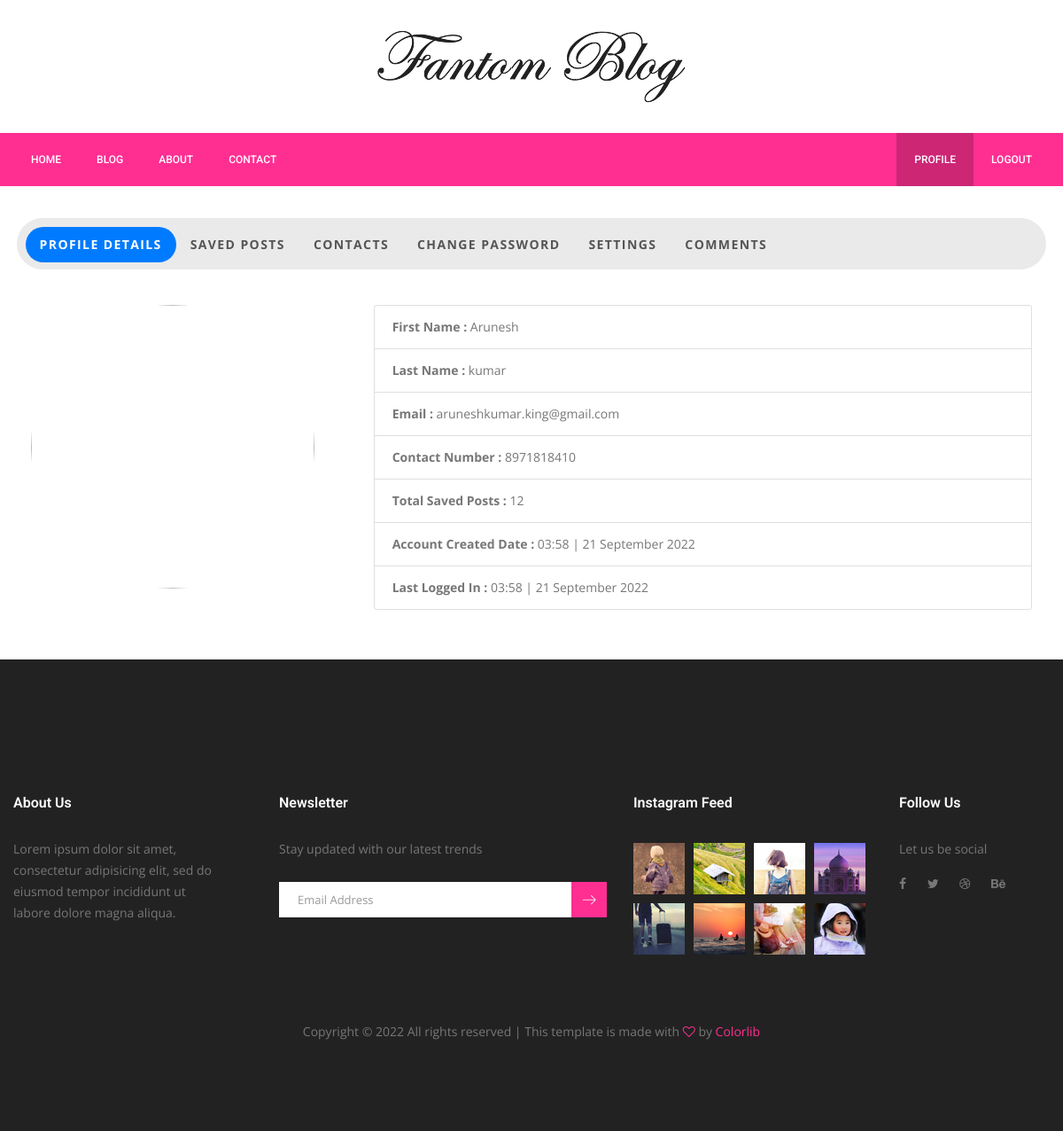
The page /profile (signed in) on the database as committed earlier.
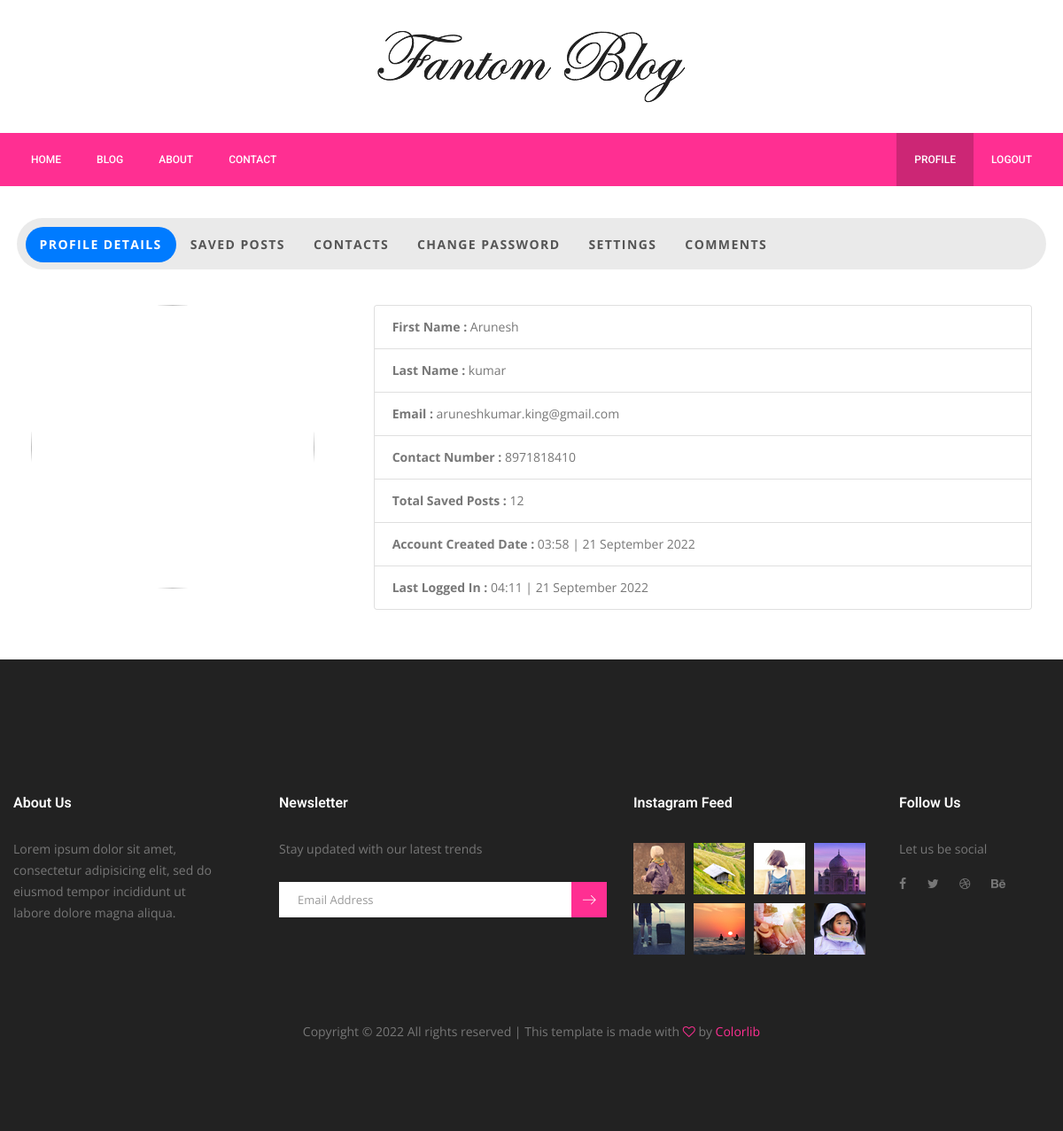
The same page on the database as committed later.
### server.py (models this page shows)
class User(UserMixin, db.Model):
    __tablename__ = 'users'
    id = db.Column(db.Integer, primary_key=True)
    firstName = db.Column(db.String(250), nullable=False)
    lastName = db.Column(db.String(250), nullable=False)
    email = db.Column(db.String(250), unique=True, nullable=False)
    phone = db.Column(db.String(15), unique=True, nullable=False)
    password = db.Column(db.String(250), nullable=False)
    admin = db.Column(db.Boolean, default=False, nullable=False)
    secret_key = db.Column(db.String(250), default=uuid.uuid4().hex, nullable=False)
    profile_image = db.Column(db.String(500), nullable=False)
    created_date = db.Column(db.String(250), nullable=False)
    last_login = db.Column(db.String(250), nullable=False)
    active = db.Column(db.Boolean, default=True, nullable=False)
    contacts_info = db.relationship("Contact", back_populates="user")

### server.py (the view)
@app.route("/profile")
@login_required
def profile():
    contacts = Contact.query.all()
    contact_list = []
    for contact in contacts:
        if contact.user_id == current_user.id:
            contact_list.append(contact)
    items=['baseball','basketball','football']
    for index, item in enumerate(items):
        print(index, item)
    return render_template("blog/profile.html", path=request.path, logged_in=current_user.is_authenticated, user=current_user, contact_list=contact_list)

### templates/blog/profile.html (shortened to what this page needs)
{% extends "blog/layouts/base.html" %} {% block content %}
<section class="contact_area" style="padding: 2rem 0">
  <div class="container">
    <div class="row">
      <div class="col-lg-12">
        <div class="p-1 bg-white rounded shadow mb-1">
          <ul
            id="myTab"
            role="tablist"
            class="nav nav-tabs nav-pills flex-column flex-sm-row text-center tab-style border-0 rounded-nav"
          >
            <li class="nav-item flex-sm-fill">
              <a
                id="home-tab"
                data-toggle="tab"
                href="#profile"
                role="tab"
                aria-controls="home"
                aria-selected="true"
                class="nav-link border-0 text-uppercase font-weight-bold active"
                >Profile Details</a
              >
            </li>
            <li class="nav-item flex-sm-fill">
              <a
                id="profile-tab"
                data-toggle="tab"
                href="#saved"
                role="tab"
                aria-controls="profile"
                aria-selected="false"
                class="nav-link border-0 text-uppercase font-weight-bold"
                >Saved Posts</a
              >
            </li>
            <li class="nav-item flex-sm-fill">
              <a
                id="profile-tab"
                data-toggle="tab"
                href="#contact"
                role="tab"
                aria-controls="profile"
                aria-selected="false"
                class="nav-link border-0 text-uppercase font-weight-bold"
                >Contacts</a
              >
            </li>
            <li class="nav-item flex-sm-fill">
              <a
                id="contact-tab"
                data-toggle="tab"
                href="#password"
                role="tab"
                aria-controls="contact"
                aria-selected="false"
                class="nav-link border-0 text-uppercase font-weight-bold"
                >Change Password</a
              >
            </li>
            <li class="nav-item flex-sm-fill">
              <a
                id="contact-tab"
                data-toggle="tab"
                href="#settings"
                role="tab"
                aria-controls="contact"
                aria-selected="false"
                class="nav-link border-0 text-uppercase font-weight-bold"
                >Settings</a
              >
            </li>
            <li class="nav-item flex-sm-fill">
              <a
                id="contact-tab"
                data-toggle="tab"
                href="#logout"
                role="tab"
                aria-controls="contact"
                aria-selected="false"
                class="nav-link border-0 text-uppercase font-weight-bold"
                >Comments</a
              >
            </li>
          </ul>
          <div id="myTabContent" class="tab-content mt-4">
            <div
              id="profile"
              role="tabpanel"
              aria-labelledby="home-tab"
              class="tab-pane fade p-3 show active"
            >
              <div class="row">
                <div class="col-lg-4 pro-img-container">
                  <img
                    class="profile-img"
                    src="{{ user.profile_image }}"
                    alt=""
                  />
                </div>
                <div class="col-lg-8 profile-body">
                  <div class="card">
                    <ul class="list-group list-group-flush">
                      <li class="list-group-item">
                        <strong>First Name :</strong> {{ user.firstName }}
                      </li>
                      <li class="list-group-item">
                        <strong>Last Name :</strong> {{ user.lastName }}
                      </li>
                      <li class="list-group-item">
                        <strong>Email :</strong> {{ user.email }}
                      </li>
                      <li class="list-group-item">
                        <strong>Contact Number :</strong> {{ user.phone }}
                      </li>
                      <li class="list-group-item">
                        <strong>Total Saved Posts :</strong> 12
                      </li>
                      <li class="list-group-item">
                        <strong>Account Created Date :</strong> {{
                        user.created_date }}
                      </li>
                      <li class="list-group-item">
                        <strong>Last Logged In :</strong> {{ user.last_login }}
                      </li>
                    </ul>
                  </div>
                </div>
              </div>
            </div>
          </div>
        </div>
      </div>
    </div>
  </div>
</section>
{% endblock %}

### templates/blog/layouts/base.html (shortened to what this page needs)
<!DOCTYPE html>
<html lang="en">
  <head>
    <link
      rel="stylesheet"
      href="{{ url_for('static', filename='css/bootstrap.css') }}"
    />
    <link
      rel="stylesheet"
      href="{{ url_for('static', filename='vendors/linericon/style.css') }}"
    />
    <link
      rel="stylesheet"
      href="{{ url_for('static', filename='css/font-awesome.min.css') }}"
    />
    <link
      rel="stylesheet"
      href="{{ url_for('static', filename='vendors/owl-carousel/owl.carousel.min.css') }}"
    />
    <link
      rel="stylesheet"
      href="{{ url_for('static', filename='vendors/lightbox/simpleLightbox.css') }}"
    />
    <link
      rel="stylesheet"
      href="{{ url_for('static', filename='vendors/nice-select/css/nice-select.css') }}"
    />
    <link
      rel="stylesheet"
      href="{{ url_for('static', filename='vendors/animate-css/animate.css') }}"
    />
    <link
      rel="stylesheet"
      href="{{ url_for('static', filename='vendors/jquery-ui/jquery-ui.css') }}"
    />
    <link
      rel="stylesheet"
      href="{{ url_for('static', filename='css/style.css') }}"
    />
    <link
      rel="stylesheet"
      href="{{ url_for('static', filename='css/responsive.css') }}"
    />
    <link
      rel="stylesheet"
      href="{{ url_for('static', filename='css/arunesh.css') }}"
    />
  </head>
  <body>
    {% include 'blog/include/header.html' %}
    {% block content %} {% endblock %}
    {% include 'blog/include/footer.html' %}
  </body>
</html>

### templates/blog/include/header.html (shortened to what this page needs)
<header class="header_area">
      <div class="logo_part">
        <div class="container">
          <a class="logo" href="#"><img src="{{ url_for('static', filename='img/logo.png') }}" alt="" /></a>
        </div>
      </div>
      <div class="main_menu">
        <nav class="navbar navbar-expand-lg navbar-light">
          <div class="container">
            <div
              class="collapse navbar-collapse offset"
              id="navbarSupportedContent"
            >
              <ul class="nav navbar-nav menu_nav">
                <li
                {% if '/' == path %}
                    class="nav-item active"
                {% else %}
                    class="nav-item"
                {% endif %}
                 >
                  <a class="nav-link" href="{{ url_for('home') }}">Home</a>
                </li>
                <li
                  {% if '/blog' == path %}
                    class="nav-item active"
                  {% else %}
                    class="nav-item"
                  {% endif %}
                >
                  <a class="nav-link" href="{{ url_for('blog') }}">Blog</a>
                </li>
                <li
                {% if '/about' == path %}
                    class="nav-item active"
                {% else %}
                    class="nav-item"
                {% endif %}
                >
                  <a class="nav-link" href="{{ url_for('about') }}"
                    >About</a>
                </li>
                <li
                {% if '/contact' == path %}
                    class="nav-item active"
                {% else %}
                    class="nav-item"
                {% endif %}
                >
                  <a class="nav-link" href="{{ url_for('contact') }}"
                    >Contact</a>
                </li>
              </ul>
              <ul class="nav navbar-nav navbar-right ml-auto">
                {% if logged_in: %}
                <li
                {% if '/profile' == path %}
                    class="nav-item active"
                {% else %}
                    class="nav-item"
                {% endif %}
                >
                  <a class="nav-link" href="{{ url_for('profile') }}"
                    >Profile</a>
                </li>
                <li class="nav-item" >
                  <a class="nav-link" href="{{ url_for('logout') }}"
                    >Logout</a>
                </li>
                {% endif %}
              </ul>
            </div>
          </div>
        </nav>
      </div>
    </header>

### templates/blog/include/footer.html (shortened to what this page needs)
<footer class="footer-area">
  <div class="container">
    <div class="row">
      <div class="col-lg-3 col-md-6 col-sm-6">
        <div class="single-footer-widget">
          <h6 class="footer_title">About Us</h6>
          <p>
            Lorem ipsum dolor sit amet, consectetur adipisicing elit, sed do
            eiusmod tempor incididunt ut labore dolore magna aliqua.
          </p>
        </div>
      </div>
      <div class="col-lg-4 col-md-6 col-sm-6">
        <div class="single-footer-widget">
          <h6 class="footer_title">Newsletter</h6>
          <p>Stay updated with our latest trends</p>
          <div id="mc_embed_signup">
            <form
              target="_blank"
              action="https://spondonit.us12.list-manage.com/subscribe/post?u=1462626880ade1ac87bd9c93a&amp;id=92a4423d01"
              method="get"
              class="subscribe_form relative"
            >
              <div class="input-group d-flex flex-row">
                <input
                  name="EMAIL"
                  placeholder="Email Address"
                  onfocus="this.placeholder = ''"
                  onblur="this.placeholder = 'Email Address '"
                  required=""
                  type="email"
                />
                <button class="btn sub-btn">
                  <span class="lnr lnr-arrow-right"></span>
                </button>
              </div>
            </form>
          </div>
        </div>
      </div>
      <div class="col-lg-3 col-md-6 col-sm-6">
        <div class="single-footer-widget instafeed">
          <h6 class="footer_title">Instagram Feed</h6>
          <ul class="list instafeed d-flex flex-wrap">
            <li>
              <img
                src="{{ url_for('static', filename='img/instagram/Image-01.jpg') }}"
                alt=""
              />
            </li>
            <li>
              <img
                src="{{ url_for('static', filename='img/instagram/Image-02.jpg') }}"
                alt=""
              />
            </li>
            <li>
              <img
                src="{{ url_for('static', filename='img/instagram/Image-03.jpg') }}"
                alt=""
              />
            </li>
            <li>
              <img
                src="{{ url_for('static', filename='img/instagram/Image-04.jpg') }}"
                alt=""
              />
            </li>
            <li>
              <img
                src="{{ url_for('static', filename='img/instagram/Image-05.jpg') }}"
                alt=""
              />
            </li>
            <li>
              <img
                src="{{ url_for('static', filename='img/instagram/Image-06.jpg') }}"
                alt=""
              />
            </li>
            <li>
              <img
                src="{{ url_for('static', filename='img/instagram/Image-07.jpg') }}"
                alt=""
              />
            </li>
            <li>
              <img
                src="{{ url_for('static', filename='img/instagram/Image-08.jpg') }}"
                alt=""
              />
            </li>
          </ul>
        </div>
      </div>
      <div class="col-lg-2 col-md-6 col-sm-6">
        <div class="single-footer-widget f_social_wd">
          <h6 class="footer_title">Follow Us</h6>
          <p>Let us be social</p>
          <div class="f_social">
            <a href="#"><i class="fa fa-facebook"></i></a>
            <a href="#"><i class="fa fa-twitter"></i></a>
            <a href="#"><i class="fa fa-dribbble"></i></a>
            <a href="#"><i class="fa fa-behance"></i></a>
          </div>
        </div>
      </div>
    </div>
    <div
      class="row footer-bottom d-flex justify-content-between align-items-center"
    >
      <p class="col-lg-12 footer-text text-center">
        Copyright &copy;
        All rights reserved | This template is made with
        <i class="fa fa-heart-o" aria-hidden="true"></i> by
        <a href="https://colorlib.com" target="_blank">Colorlib</a>
      </p>
    </div>
  </div>
</footer>

Rows that differ between the two databases and show on the page:
changed User "Arunesh": last_login "03:58 | 21 September 2022" → "04:11 | 21 September 2022"
